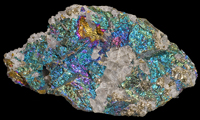
#> input picture ImageProc/a1.jpg, 200 x 120 px
$ python asteroidsColors.py
#> lines starting #> are read from the running program, lines starting #| are printed output that depends on the picture; after the words box and inside, x2 and y2 are one past the last pixel; in counts of white or black regions, pixels touching at a corner belong together
# import the necessary packages
import numpy as np
import imutils
import cv2
from matplotlib import pyplot as plt


cyanLower = (64, 86, 6)
cyanUpper = (100, 255, 255)

yellowLower = (15, 195,80)
yellowUpper = (20, 255, 255)

img = cv2.imread("a1.jpg")
#> img is the input picture: shape (120, 200, 3); mean B, G, R 73.4, 75.4, 69.3

frame = imutils.resize(img, width=600)
# blurred = cv2.GaussianBlur(frame, (11, 11), 0)
hsv = cv2.cvtColor(frame, cv2.COLOR_BGR2HSV)
#> hsv: shape (360, 600, 3); mean H, S, V 39.6, 53.3, 83.1

# construct a mask for the color "green", then perform
# a series of dilations and erosions to remove any small
# blobs left in the mask
mask = cv2.inRange(hsv, cyanLower, cyanUpper)
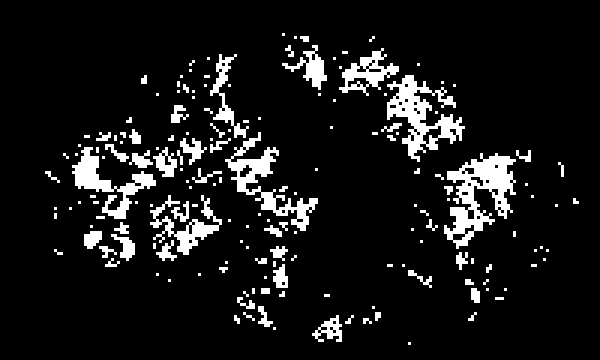
#> mask: shape (360, 600); 9.5% white; 170 white regions (99 under 20 px), largest, box (x1, y1, x2, y2) and area: (444, 153, 516, 249) 3087, (387, 75, 465, 162) 2583, (225, 132, 318, 231) 2115
mask = cv2.erode(mask, None, iterations=2)
#> mask: shape (360, 600); 2.5% white; 109 white regions (69 under 20 px), largest, box (x1, y1, x2, y2) and area: (473, 158, 511, 199) 696, (77, 149, 109, 190) 571, (389, 77, 427, 133) 478
mask = cv2.dilate(mask, None, iterations=7)
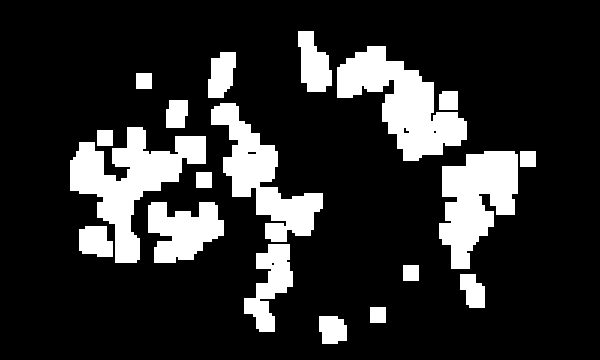
#> mask: shape (360, 600); 17.7% white; 19 white regions, largest, box (x1, y1, x2, y2) and area: (70, 127, 206, 263) 7297, (337, 46, 467, 161) 6926, (439, 151, 518, 269) 5929

mask2 = cv2.inRange(hsv, yellowLower, yellowUpper)
#> mask2: shape (360, 600); 0.25% white; 13 white regions (8 under 20 px), largest, box (x1, y1, x2, y2) and area: (291, 78, 309, 102) 153, (246, 66, 264, 84) 108, (240, 51, 249, 66) 81, (30, 219, 39, 228) 63, (57, 240, 69, 249) 36
mask2 = cv2.erode(mask2, None, iterations=2)
#> mask2: shape (360, 600); 0.01% white in thin lines or dots, all inside (x1, y1, x2, y2) = (32, 59, 298, 226)
mask2 = cv2.dilate(mask2, None, iterations=7)
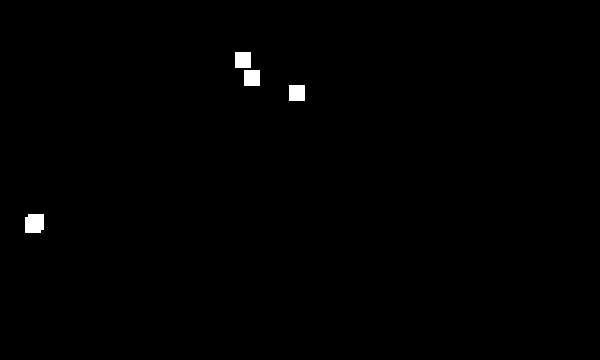
#> mask2: shape (360, 600); 0.51% white; 4 white regions
#mask = cv2.GaussianBlur(mask, (5,5), 0)
# find contours in the mask and initialize the current
# (x, y) center of the ball
#cnts = cv2.findContours(mask.copy(), cv2.RETR_EXTERNAL, cv2.CHAIN_APPROX_SIMPLE)[-2]
cnts, hier = cv2.findContours(
				mask.copy(),
				cv2.RETR_EXTERNAL,
				cv2.CHAIN_APPROX_SIMPLE
				)
#> cnts = 19 contours; largest, box (x1, y1, x2, y2) and area: (70, 127, 206, 263) 6940, (337, 46, 467, 161) 6666, (439, 151, 518, 269) 5682, (211, 103, 323, 242) 5390, (148, 202, 224, 263) 2997
cnts2, hier = cv2.findContours(
				mask2.copy(),
				cv2.RETR_EXTERNAL,
				cv2.CHAIN_APPROX_SIMPLE
				)
#> cnts2 = 4 contours; box (x1, y1, x2, y2) and area: (25, 214, 44, 233) 307, (289, 85, 305, 101) 225, (244, 70, 260, 86) 225, (235, 52, 251, 68) 225
center = None
rects = [cv2.boundingRect(ctr) for ctr in cnts]
#> rects = 19 items, first 6: (319, 316, 28, 28), (370, 307, 16, 16), (460, 274, 25, 34), (403, 265, 16, 16), (244, 244, 49, 88), (79, 226, 34, 31)
rects2 = [cv2.boundingRect(ctr) for ctr in cnts2]
#> rects2 = [(25, 214, 19, 19), (289, 85, 16, 16), (244, 70, 16, 16), (235, 52, 16, 16)]
index = 0
for rect in rects:
		#dibuja los rectangulos
		momentos = cv2.moments(cnts[index])
		masa = momentos["m00"]/100
		cv2.rectangle(
			frame,
			(rect[0], rect[1]), 					#esquina superior
			(rect[0] + rect[2], rect[1] + rect[3]), #esquina inferior
			(0, 255, 0), 							#color
			2
			)
		cv2.putText(
					frame,
					str(int(masa)),
					(rect[0], rect[1]),
					cv2.FONT_HERSHEY_DUPLEX,
					1,
					(0, 255, 255),
					1
					)
		index += 1
#> this loop made 19 passes
#> (rect, masa) on passes 1 to 12: ((319, 316, 28, 28), 6.23), ((370, 307, 16, 16), 2.25), ((460, 274, 25, 34), 5.87), ((403, 265, 16, 16), 2.25), ((244, 244, 49, 88), 20.7), ((79, 226, 34, 31), 8.21), ((148, 202, 76, 61), 29.97), ((196, 172, 16, 16), 2.25), ((520, 151, 16, 16), 2.25), ((439, 151, 79, 118), 56.81), ((97, 130, 16, 16), 2.25), ((70, 127, 136, 136), 69.41)
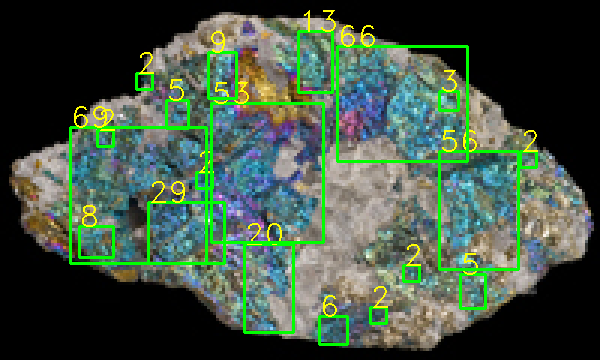
#> frame: shape (360, 600, 3); mean B, G, R 67.2, 83.9, 66
#> after the loop, index = 19

index = 0
for rect in rects2:
		#dibuja los rectangulos
		momentos = cv2.moments(cnts2[index])
		masa = momentos["m00"]/100
		cv2.rectangle(
			frame,
			(rect[0], rect[1]), 					#esquina superior
			(rect[0] + rect[2], rect[1] + rect[3]), #esquina inferior
			(0, 255, 255), 							#color
			2
			)
		cv2.putText(
					frame,
					str(int(masa)),
					(rect[0], rect[1]),
					cv2.FONT_HERSHEY_DUPLEX,
					1,
					(0, 255, 0),
					1
					)
		index += 1
#> this loop made 4 passes
#> (rect, masa) on passes 1 to 4: ((25, 214, 19, 19), 3.07), ((289, 85, 16, 16), 2.25), ((244, 70, 16, 16), 2.25), ((235, 52, 16, 16), 2.25)
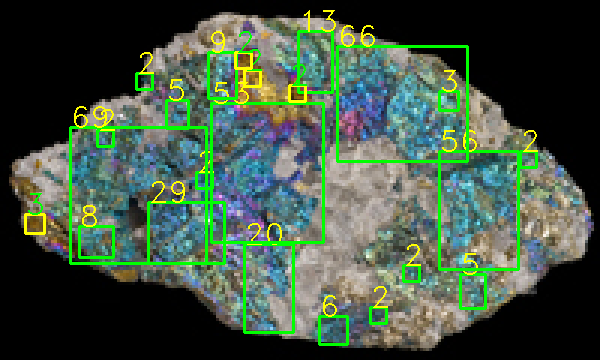
#> frame: shape (360, 600, 3); 0.46% of pixels changed, all inside (x1, y1, x2, y2) = (24, 31, 307, 235)
#> after the loop, index = 4
# only proceed if at least one contour was found
if len(cnts) > 0:
	# find the largest contour in the mask, then use
	# it to compute the minimum enclosing circle and
	# centroid
	c = max(cnts, key=cv2.contourArea)
#> c = contour of 121 points, box (x1, y1, x2, y2) (70, 127, 206, 263), area 6940
	((x, y), radius) = cv2.minEnclosingCircle(c)
#> x = 144.3; y = 187.8; radius = 79.78
	M = cv2.moments(c)
#> M = moments, m00 6940.5, centre m10/m00, m01/m00 = (129.8, 180.3)
	center = (int(M["m10"] / M["m00"]), int(M["m01"] / M["m00"]))
#> center = (129, 180)

	# only proceed if the radius meets a minimum size
	if radius > 10:
		# draw the circle and centroid on the frame,
		# then update the list of tracked points
		cv2.circle(frame, (int(x), int(y)), int(radius),
			(0, 0, 255), 3)
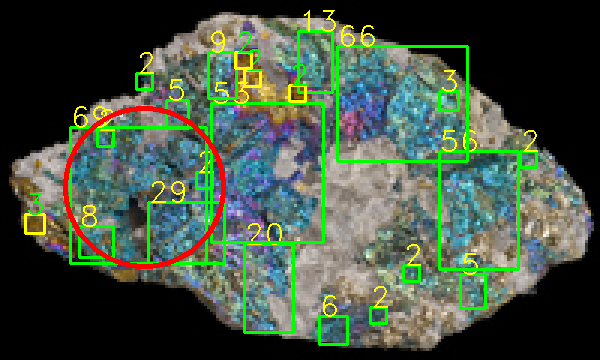
#> frame: shape (360, 600, 3); 1.14% of pixels changed, all inside (x1, y1, x2, y2) = (63, 106, 226, 269)
		#cv2.circle(frame, center, 5, (0, 0, 255), -1)


#plt.hist(mask.ravel(), 256, [0,256])
#plt.show()


# show the frame to our screen
cv2.imshow("Frame", frame)
cv2.imshow("th", mask)
cv2.imshow("th2", mask2)
color = ('b', 'g', 'r')
for i,col in enumerate(color):
	histr = cv2.calcHist([frame],[i],None,[256],[5,240])
	plt.plot(histr,color = col)
	plt.xlim([0,256])
plt.show()
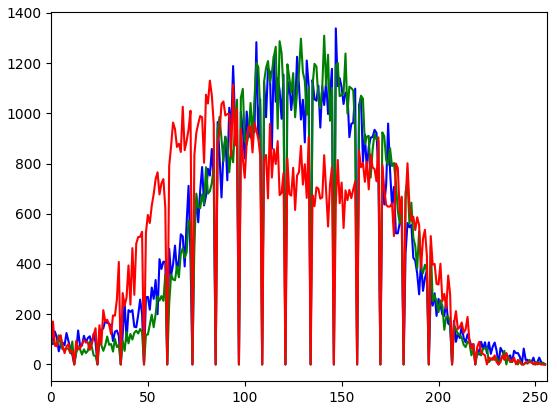
#> figure drawn by matplotlib, 1 panel; curve peaks at x = 147, y = 1338; curve peaks at x = 141, y = 1309; curve peaks at x = 82, y = 1130
while True:
	key = cv2.waitKey(1) & 0xFF
#> (key Esc is pressed here)

# cleanup the camera and close any open windows

cv2.destroyAllWindows()
